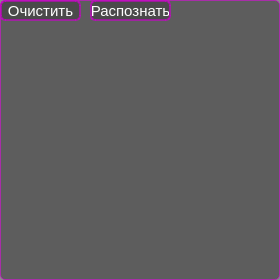
<?xml version="1.0" encoding="UTF-8"?>
<ui version="4.0">
 <class>DrawingWidget</class>
 <widget class="QWidget" name="DrawingWidget">
  <property name="geometry">
   <rect>
    <x>0</x>
    <y>0</y>
    <width>280</width>
    <height>280</height>
   </rect>
  </property>
  <property name="windowTitle">
   <string>Form</string>
  </property>
  <property name="styleSheet">
   <string notr="true">background-color: rgba(61, 61, 61, 0.6);
color: white;
border: 1px solid rgba(204, 0, 204, 0.6);
border-radius: 5px;       
</string>
  </property>
  <widget class="QPushButton" name="clean">
   <property name="geometry">
    <rect>
     <x>0</x>
     <y>0</y>
     <width>81</width>
     <height>21</height>
    </rect>
   </property>
   <property name="font">
    <font>
     <pointsize>11</pointsize>
    </font>
   </property>
   <property name="styleSheet">
    <string notr="true">border: 2px solid rgba(204, 0, 204,0.6)</string>
   </property>
   <property name="text">
    <string>Очистить</string>
   </property>
  </widget>
  <widget class="QPushButton" name="recognize">
   <property name="geometry">
    <rect>
     <x>90</x>
     <y>0</y>
     <width>81</width>
     <height>21</height>
    </rect>
   </property>
   <property name="font">
    <font>
     <pointsize>11</pointsize>
    </font>
   </property>
   <property name="styleSheet">
    <string notr="true">border: 2px solid rgba(204, 0, 204,0.6)</string>
   </property>
   <property name="text">
    <string>Распознать</string>
   </property>
  </widget>
 </widget>
 <resources/>
 <connections/>
</ui>
